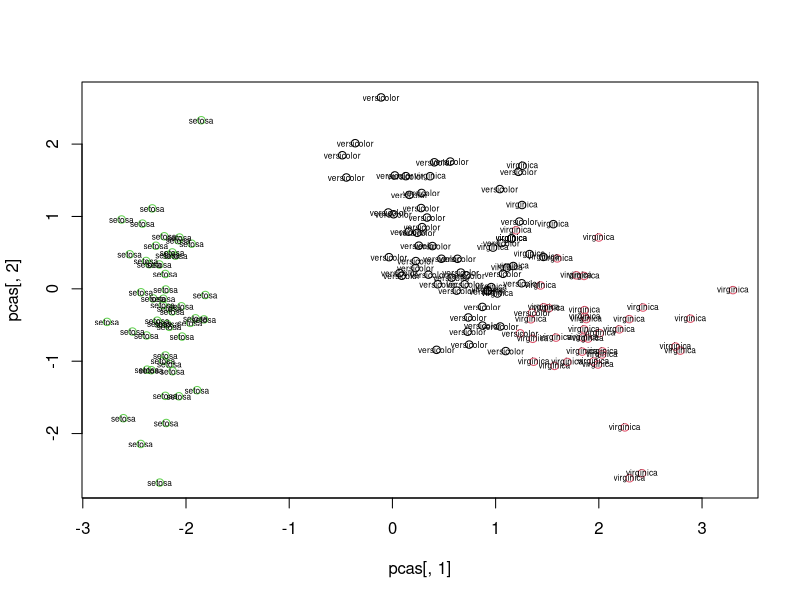
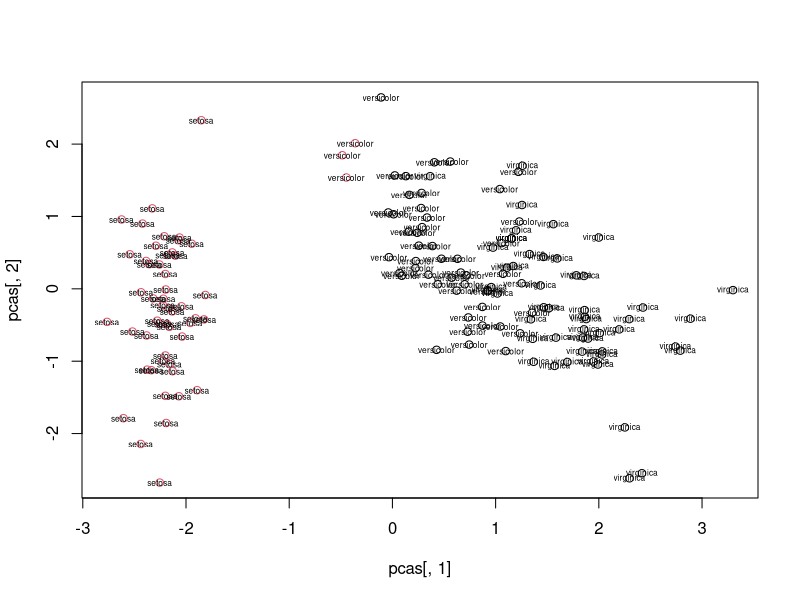
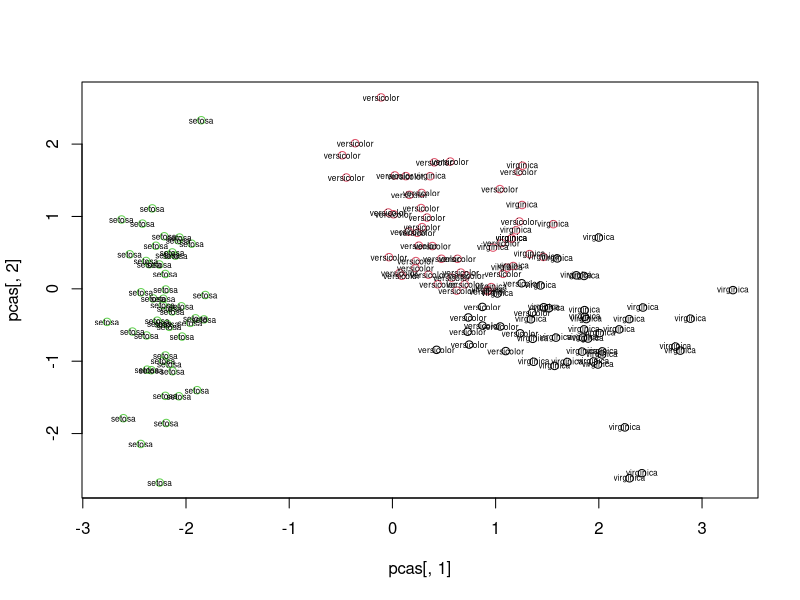

Generate these figures, in order, with R:
# Course Title: Mastering R Programming
# Author: Selva Prabhakaran
# URL: https://www.packtpub.com/big-data-and-business-intelligence/mastering-r-programming-video
# Contact: selva86@gmail.com
# Website: www.r-statistics.co


# K-Means on Original Data and Principal Components.

library(cluster)
set.seed(100)  # for repeatability.
k_obj <- kmeans(iris[, -5], 3)  # run k-means with k=3
k_obj$cluster

# plot on principal components as X and Y axis
pcmod<- prcomp(iris[, -5], scale=T)
pcas <- predict(pcmod)
plot(pcas[, 1], pcas[, 2], col=k_obj$cluster)
text(pcas[, 1], pcas[, 2], iris$Species, cex=0.5)

# k=2
k_obj<- kmeans(iris[, -5], 2)

# plot on principal components as X and Y axis
pcmod<- prcomp(iris[, -5], scale=T)
pcas<- predict(pcmod)
plot(pcas[, 1], pcas[, 2], col=k_obj$cluster)
text(pcas[, 1], pcas[, 2], iris$Species, cex=0.5)


# Answer
# Compute the PCAs
pcmod<- prcomp(iris[, -5], scale=T)
pcas<- predict(pcmod)

# Clustering
k_pcaobj <- kmeans(pcas, 3)
plot(pcas[, 1], pcas[, 2], col=k_pcaobj$cluster)
text(pcas[, 1], pcas[, 2], iris$Species, cex=0.5)
table(k_pcaobj$cluster, iris$Species)























